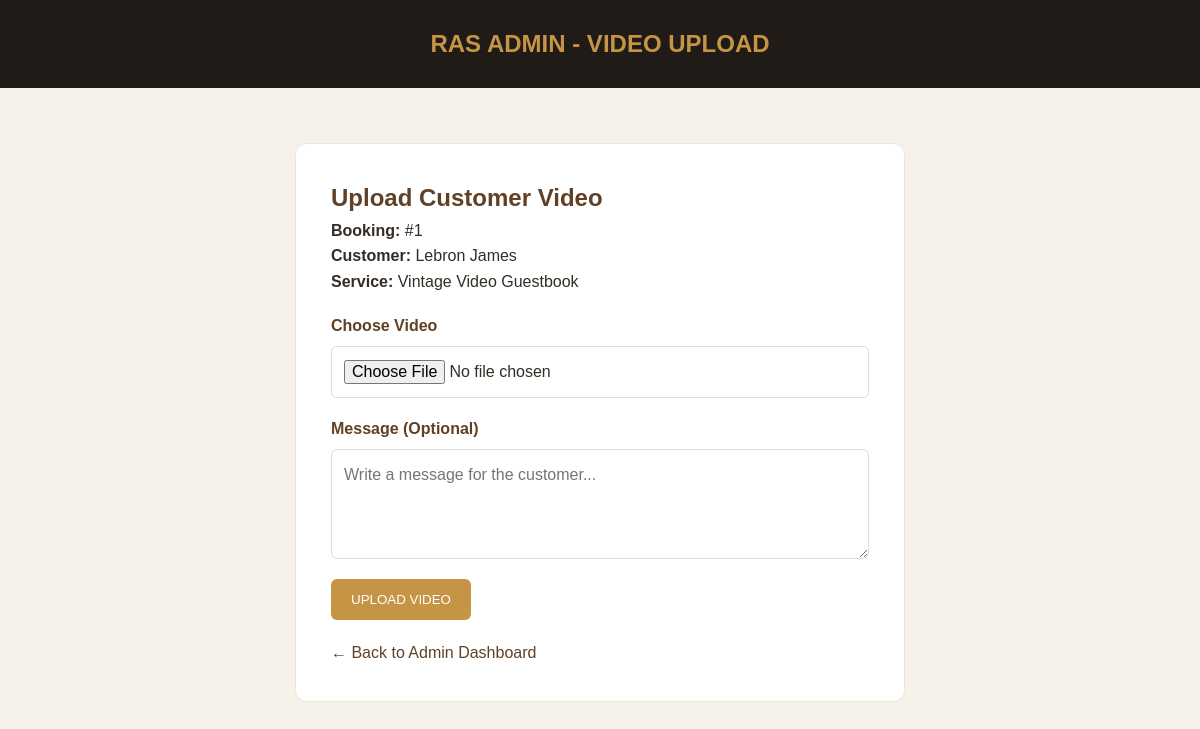
/videomessage.php?booking_id=1 (signed in), run on the app's committed database.
### tables this page shows
CREATE TABLE IF NOT EXISTS `bookings` (
  `booking_id` int NOT NULL AUTO_INCREMENT,
  `user_id` int DEFAULT NULL,
  `event_id` int NOT NULL,
  `customer_name` varchar(100) NOT NULL,
  `customer_email` varchar(100) NOT NULL,
  `phone` varchar(30) NOT NULL,
  `event_date` date NOT NULL,
  `booking_time` time NOT NULL,
  `location` varchar(200) NOT NULL,
  `notes` text,
  `status` varchar(20) DEFAULT 'Pending',
  `booking_code` varchar(64) NOT NULL,
  `created_at` timestamp NULL DEFAULT CURRENT_TIMESTAMP,
  PRIMARY KEY (`booking_id`),
  UNIQUE KEY `booking_code` (`booking_code`),
  KEY `user_id` (`user_id`),
  KEY `event_id` (`event_id`)
);

CREATE TABLE IF NOT EXISTS `events` (
  `event_id` int NOT NULL AUTO_INCREMENT,
  `event_name` varchar(100) NOT NULL,
  `description` text,
  `price` decimal(10,2) NOT NULL,
  `image` varchar(100) NOT NULL,
  PRIMARY KEY (`event_id`)
);

### videomessage.php (the view, shortened to what this page needs)
<?php
include("database/database.php");
function esc($value) {
    return htmlspecialchars(
        (string)($value ?? ''),
        ENT_QUOTES,
        'UTF-8'
    );
}
$bookingId = (int)(
    $_POST['booking_id'] ??
    $_GET['booking_id'] ??
    0
);
$stmt = $conn->prepare(
    "SELECT b.booking_id, b.customer_name,
            b.status, e.event_name
     FROM bookings b
     JOIN events e ON b.event_id = e.event_id
     WHERE b.booking_id = ?"
);
$stmt->bind_param("i", $bookingId);
$stmt->execute();
$booking = $stmt->get_result()->fetch_assoc();
?>
<!DOCTYPE html>
<html lang="en">
<head>
<link rel="stylesheet" href="css/style.css">
</head>
<body class="upload-page">
<header class="upload-header">
    <h2>RAS ADMIN - VIDEO UPLOAD</h2>
</header>
<main class="upload-container">
    <div class="upload-card">
        <h2>Upload Customer Video</h2>
        <p>
            <strong>Booking:</strong>
            #<?php echo (int)$booking['booking_id']; ?>
        </p>
        <p>
            <strong>Customer:</strong>
            <?php echo esc($booking['customer_name']); ?>
        </p>
        <p>
            <strong>Service:</strong>
            <?php echo esc($booking['event_name']); ?>
        </p>
        <?php if ($booking['status'] !== 'Cancelled') { ?>
            <form
                method="POST"
                enctype="multipart/form-data"
            >
                <label for="video">Choose Video</label>
                <input
                    type="file"
                    id="video"
                    name="video"
                    accept=".mp4,.webm,.mov,video/mp4,video/webm,video/quicktime"
                    required
                >
                <label for="message">Message (Optional)</label>
                <textarea
                    id="message"
                    name="message"
                    maxlength="2000"
                    placeholder="Write a message for the customer..."
                ></textarea>
                <button
                    type="submit"
                    name="upload_video"
                    class="upload-btn"
                >
                    UPLOAD VIDEO
                </button>
            </form>
        <?php } else { ?>
            <p>
                Video uploads are disabled for cancelled bookings.
            </p>
        <?php } ?>
        <a href="admin.php#bookings" class="upload-back">
            ← Back to Admin Dashboard
        </a>
    </div>
</main>
</body>
</html>

### css/style.css (style rules this page uses)
* { margin: 0; padding: 0; box-sizing: border-box; }
body { font-family: Arial, sans-serif; background: #f7f2e9; color: #342d26; line-height: 1.6; }
a { text-decoration: none; }
label { display: block; font-weight: bold; margin: 17px 0 7px; }
input, select, textarea { width: 100%; padding: 12px; border: 1px solid #d4c4b0; font: inherit; }

### videomessage.php (style rules this page uses)
body.upload-page { margin: 0; background: #f7f2e9; font-family: Arial, sans-serif; }
.upload-header { background: #211b17; color: #c59445; padding: 25px; text-align: center; }
.upload-container { max-width: 650px; margin: 55px auto; padding: 0 20px; }
.upload-card { background: white; border-radius: 12px; padding: 35px; border: 1px solid #eee5da; }
.upload-card h2 { color: #604126; }
.upload-card label { display: block; font-weight: bold; margin: 18px 0 8px; color: #604126; }
.upload-card input[type="file"], .upload-card textarea { display: block; width: 100%; box-sizing: border-box; padding: 12px; border: 1px solid #ddd; border-radius: 6px; }
.upload-card textarea { min-height: 110px; resize: vertical; }
.upload-btn { background: #c59445; color: white; padding: 13px 20px; border: 0; border-radius: 6px; cursor: pointer; margin-top: 20px; }
.upload-back { display: inline-block; margin-top: 20px; color: #604126; text-decoration: none; }

### data on the page
bookings: booking_id "1", customer_name "Lebron James", event.event_name "Vintage Video Guestbook"
